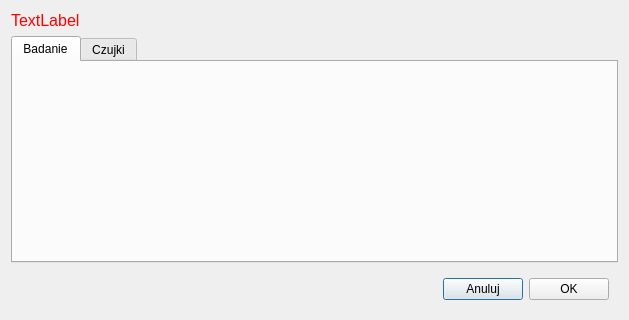
<?xml version="1.0" encoding="UTF-8"?>
<ui version="4.0">
 <class>ParametryBadania</class>
 <widget class="QDialog" name="ParametryBadania">
  <property name="geometry">
   <rect>
    <x>0</x>
    <y>0</y>
    <width>629</width>
    <height>320</height>
   </rect>
  </property>
  <property name="windowTitle">
   <string>ParametryBadania</string>
  </property>
  <layout class="QVBoxLayout" name="verticalLayout">
   <item>
    <widget class="QLabel" name="error">
     <property name="styleSheet">
      <string notr="true">color:red;font-size:12pt;</string>
     </property>
     <property name="text">
      <string>TextLabel</string>
     </property>
    </widget>
   </item>
   <item>
    <widget class="QTabWidget" name="tabWidget">
     <property name="currentIndex">
      <number>0</number>
     </property>
     <widget class="ParametryBadania1" name="tabBadanie">
      <attribute name="title">
       <string>Badanie</string>
      </attribute>
     </widget>
     <widget class="ParametryBadania2" name="tabCzujki">
      <attribute name="title">
       <string>Czujki</string>
      </attribute>
     </widget>
    </widget>
   </item>
   <item>
    <widget class="QWidget" name="widget" native="true">
     <layout class="QHBoxLayout" name="horizontalLayout">
      <item>
       <spacer name="horizontalSpacer">
        <property name="orientation">
         <enum>Qt::Horizontal</enum>
        </property>
        <property name="sizeHint" stdset="0">
         <size>
          <width>418</width>
          <height>20</height>
         </size>
        </property>
       </spacer>
      </item>
      <item>
       <widget class="QPushButton" name="pbCancel">
        <property name="text">
         <string>Anuluj</string>
        </property>
       </widget>
      </item>
      <item>
       <widget class="QPushButton" name="pbOK">
        <property name="text">
         <string>OK</string>
        </property>
       </widget>
      </item>
     </layout>
    </widget>
   </item>
  </layout>
 </widget>
 <customwidgets>
  <customwidget>
   <class>ParametryBadania1</class>
   <extends>QWidget</extends>
   <header>parametrybadania1.h</header>
   <container>1</container>
  </customwidget>
  <customwidget>
   <class>ParametryBadania2</class>
   <extends>QWidget</extends>
   <header>parametrybadania2.h</header>
   <container>1</container>
  </customwidget>
 </customwidgets>
 <resources/>
 <connections/>
</ui>
